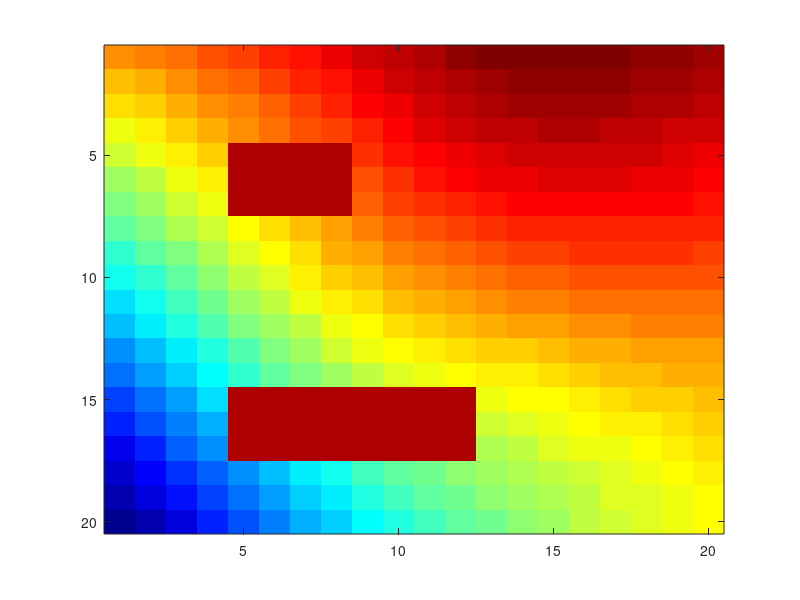

The MATLAB source for this figure: (Note: this script raises an error after producing the figure.)
clear all
clc
close all
addpath(genpath('./mcmcstat-master'))

%%
k=6;m=2^k;n=2^k;l=1.8; nu=2.5; var=1;
s=20;
%%
[j,i] = meshgrid(1:s,1:s);
x=i(:); y=j(:); 

dmat=zeros(length(x),length(y));
for ii=1:length(x)
    for jj=1:length(y)
        deltax=(x(ii)-x(jj))/s; 
        deltay=(y(ii)-y(jj))/s;
        dmat(ii,jj)=sqrt(deltax.^2+deltay.^2);
    end
end

%%
% d=distmat(a);
% dmat(boolean(eye(s)))=0.02;
% figure
% imagesc(dmat)
% colormap(jet)
%%
bgra=sqrt(2*nu).*(dmat./l);
Cpr= var*(2^(1-nu)/gamma(nu))*(bgra).^nu.*besselk(nu,bgra);
 %Cpr=Cpr+0.02*eye(size(Cpr));
 index = isnan(Cpr);
Cpr(index)=var;
 %%
% % Cpr(boolean(eye(n)))=var;
% figure
% imagesc(Cpr)
% colormap(jet)
%%
ch=chol(Cpr,'lower');
W = randn(s*s,1);
matern_vec = ch*W;
img = reshape(matern_vec, [s, s]);
%%
cloud=zeros(s,s);
cloud(5:7,5:8)=1;
cloud(15:17,5:12)=1;

cloud=cloud(:);
indes=find(cloud);
img1=img;
img1(indes)=1;
matern_vec1=img1(:);
%%
figure
imagesc(img1)
colormap(jet)

%%
% n=2;
% deter= ett(Cpr);
% ett(Cpr)
%%
% params= logp(n,matern_vec,Cpr)
% logposterior=@(p) -nloglike(yfit3,p)-(p(1)-0.03)^2/(2*0.05^2)-(p(2)-0.03)^2/(2*0.05^2);
% maximum_li=fminsearch(@(p) nloglike(yfit3,p),[1,1]')
logposterior=@(p) logp(p,matern_vec1,dmat)-(p(1)-0.03)^2/(2*0.05^2)-(p(2)-0.03)^2/(2*0.05^2);
maximum_li=fminsearch(@(p) logp(p,matern_vec1,dmat),[1,1]')
%%
% clc
% c2=mcmc(logposterior,maximum_li,1500)
%%
ssfun= @(theta, data) logp(theta,data,dmat); %defining ssfun
params= { 
    {'b_0', maximum_li(1),0,Inf}
    {'b_1', maximum_li(2),0,Inf}
    };

model.ssfun= ssfun; data=matern_vec1; model.N=1;
RR{1}= eye(2)*0.0001; RR{2}= eye(2)*0.001;
RR{3}= eye(2)*0.001; RR{4}= eye(2)*0.01;
% RR{1}= eye(2)*1.0; RR{2}= eye(2)*0.001;
% RR{3}= eye(2)*0.0001; RR{4}= eye(2)*0.0001;
options.RDR= RR; options.ntry=4;
options.nsimu=20000; options.method='ram';
[result,chain,s2chain] = mcmcrun(model,data,params,options);
%%

% clc
% c1=mcmc2(logposterior,maximum_li,500);

% %%
% figure
% subplot(2,1,1);
% plot(c2(200:end,1));hold on;
% subplot(2,1,2); 
% plot(c2(200:end,2))
% 
% figure
% plot(c2(200:end,2),c2(200:end,1))
% %%
figure
subplot(2,1,1);
plot(chain(20:end,1));hold on;
subplot(2,1,2); 
plot(chain(20:end,2))

%%
Chain=chain;

chain=Chain(5000:end,:);
% %Plot of the chains
figure
subplot(2,1,1)
plot(chain(:,1), 'Color',[0.65 0.65 0.65])
hold on
yline(mean(chain(:,1)),'k','LineWidth',3);
ylabel('$l$' , 'interpreter', 'latex')
axis tight
%grid on;
ax = gca; % current axes
ax.FontSize = 16;

subplot(2,1,2)
plot(chain(:,2), 'Color',[0.65 0.65 0.65])
hold on
yline(mean(chain(:,2)),'k','LineWidth',3);
axis tight;
%grid on;
%title('(b)')
xlabel('Length of chain' , 'interpreter', 'latex')
ylabel('$\nu$' , 'interpreter', 'latex')
x0=10;
y0=10;
width=750;
height=400;
set(gcf,'position',[x0,y0,width,height])
ax = gca; % current axes
ax.FontSize = 16;
%%

figure
histogram(chain(:,1),'FaceColor',[0 0 0])
ylabel('$l$' , 'interpreter', 'latex')
hold on
xline(l,'r', 'Linewidth', 3)
%grid on;
x0=10;
y0=10;
width=350;
height=350;
set(gcf,'position',[x0,y0,width,height])
axis tight
%axis square
ax = gca; % current axes
ax.FontSize = 12;

figure
histogram(chain(:,2), 'FaceColor',[0 0 0])
ylabel('$\nu$' , 'interpreter', 'latex')
hold on
xline(nu,'r', 'Linewidth', 3)
%grid on;
axis tight
view([90 -90])

x0=10;
y0=10;
width=350;
height=350;

set(gcf,'position',[x0,y0,width,height])

%axis square
ax = gca; % current axes
ax.FontSize = 12;

%%

figure
plot(chain(:,1), chain(:,2),'.', 'color', [0.65 0.65 0.65])
hold on
plot(l,nu, 'or','LineWidth',2, 'MarkerSize', 7)
hold on
plot(mean(chain(:,1)),mean(chain(:,2)),  'ok','LineWidth',2, 'MarkerSize', 7)
xlabel('$l$' , 'interpreter', 'latex')
ylabel('$\nu$' , 'interpreter', 'latex')
legend('Chain pairs','True parameter','Estimated parameter' , 'interpreter', 'latex')
%grid on;
axis tight
%axis square
x0=10;
y0=10;
width=350;
height=350;
set(gcf,'position',[x0,y0,width,height])

ax = gca; % current axes
ax.FontSize = 12;


%%
figure
plot(chain(250:end,2),chain(250:end,1),'.r')
axis tight
%%
chainstats(chain,result)
%%
% clc
% x0=[2,3]; N=100; vari=0.3;
% Normal MH
 function chain=mcmc(logposterior,x0,N)
compo=numel(x0);
chain=zeros(N,compo);
chain(1,:)=x0;
x=x0;
acc=0;
val=logposterior(x0);
R=eye(compo)*0.0001;
R=chol(R);
for i=2:N
    proposal=x+R*randn(compo,1);
    newval=logposterior(proposal);
    if (log(rand()) < val-newval)
        x=proposal;
        val=newval;
        acc=acc+1;
    end
    chain(i,:)=x;
end
ratio=acc/(N-1)
 end
 
 % Adaptive MH
 function chain=mcmc2(logposterior,x0,N)
compo=numel(x0);
chain=zeros(N,compo);
chain(1,:)=x0; n0=1;
x=x0; t0=20; s0=8;
acc=0;
val=logposterior(x0);
R=eye(compo)*0.0001;
R=chol(R);
for i=2:N
    proposal=x+R*randn(compo,1);
    newval=logposterior(proposal);
    if (log(rand()) < val-newval)
        x=proposal;
        val=newval;
        acc=acc+1;
    end
    chain(i,:)=x;
    %is2=gamrnd((n0+10)/2, (n0*s0^2+sumsqr(x))/2);
    %s2(i)=1/is2;
    if (i>t0)
        C=cov(chain(1:i,:))+eye(compo)*0.000001;
        %C=2.4^2/compo*(C+eye(compo)*0.000001*(abs(max(C(:))) < 0.00001));
        R=chol(C,'lower');
    end     
end
ratio=acc/(N-1)
 end
%%
function params= logp(p,img,dmat)
var=1;
bgra=sqrt(2*p(2)).*(dmat./p(1));
Cpr= var*(2^(1-p(2))/gamma(p(2)))*(bgra).^p(2).*besselk(p(2),bgra);
index = isnan(Cpr);
Cpr(index)=var+1e-07;
spar=Cpr\speye(size(Cpr));
params=-0.5.*(img'*spar*img) +(1/2*log(2*pi) -0.5.*ett(Cpr));
params=-params;

end

function deter= ett(Cpr)
        chhe=chol(Cpr, 'lower');
        deter= 2*sum(log(diag(chhe)));       
end
function likelihood=nloglike(x,p)
likelihood=0;

for i=1:numel(x)-1
    likelihood=likelihood + 1/2*log(2*pi*p(1)/(2*p(2))...
        *(1-exp(-2*p(2))))+ p(2)/p(1)*(1-exp(-2*p(2)))*(x(i+1)-exp(-p(2))*x(i))^2;
end
end